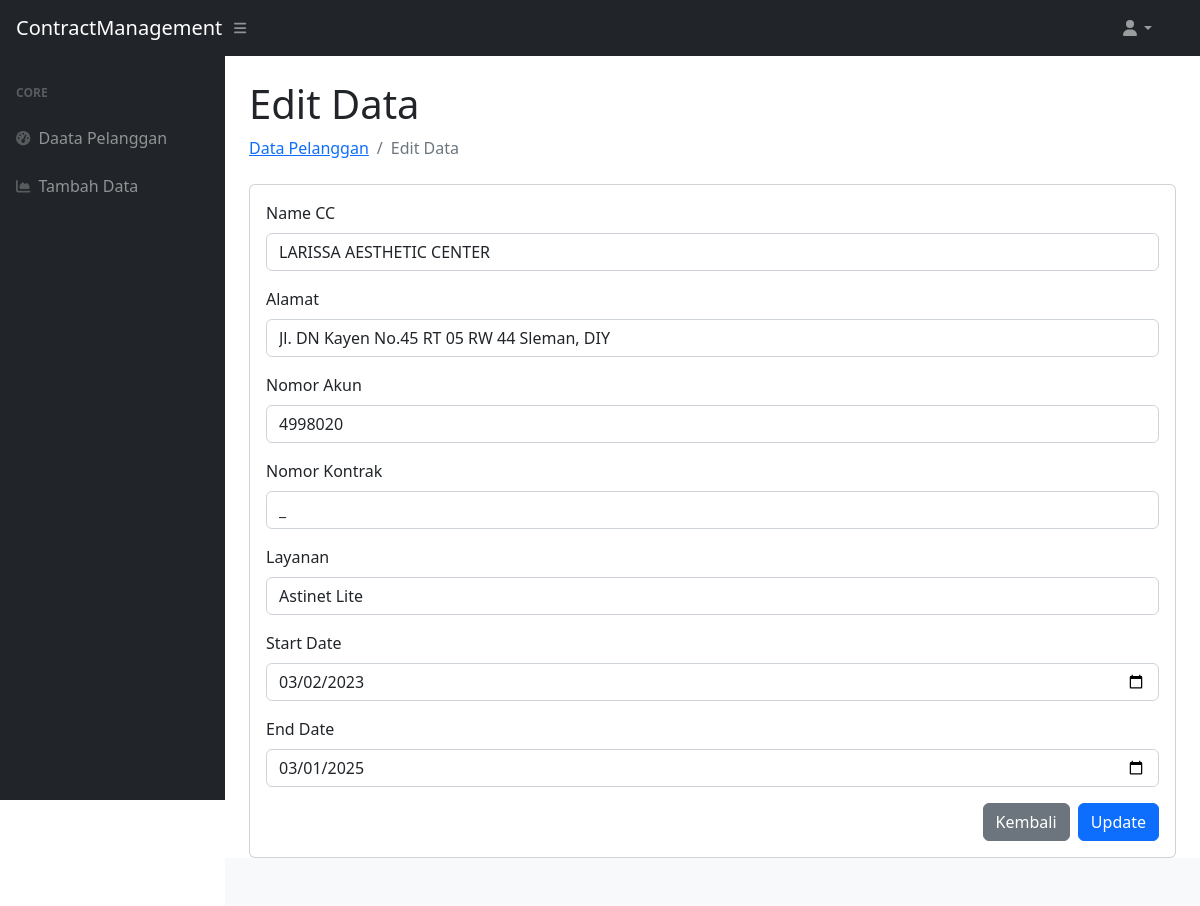
Page /edit.php?id=1 (signed in) on the committed database.
### tables this page shows
CREATE TABLE `tabelpelanggan` (
  `id` int(11) NOT NULL,
  `nama_cc` varchar(50) NOT NULL,
  `alamat` text NOT NULL,
  `nomor_akun` varchar(50) NOT NULL,
  `nomor_kontrak` varchar(50) NOT NULL,
  `layanan` varchar(50) NOT NULL,
  `start_date` date NOT NULL,
  `end_date` date NOT NULL
);

### edit.php (the view, shortened to what this page needs)
<?php
require 'database.php';
if (isset($_GET['id'])) {
    $id = $_GET['id'];
    $sql = "SELECT * FROM tabelpelanggan WHERE id = $id";
    $result = $conn->query($sql);
    if ($result->num_rows > 0) {
        $row = $result->fetch_assoc();
    } else {
        echo "Data tidak ditemukan!";
        exit;
    }
} else {
    echo "ID tidak tersedia!";
    exit;
}
?>
<!DOCTYPE html>
<html lang="en">
    <head>
        <link href="css/styles.css" rel="stylesheet" />
    </head>
    <body class="sb-nav-fixed">
        <nav class="sb-topnav navbar navbar-expand navbar-dark bg-dark">
            <a class="navbar-brand ps-3" href="data.php">ContractManagement</a>
            <button class="btn btn-link btn-sm order-1 order-lg-0 me-4 me-lg-0" id="sidebarToggle" href="#!"><i class="fas fa-bars"></i></button>
            <form class="d-none d-md-inline-block form-inline ms-auto me-0 me-md-3 my-2 my-md-0">
                <ul class="navbar-nav ms-auto ms-md-0 me-3 me-lg-4">
                    <li class="nav-item dropdown">
                        <a class="nav-link dropdown-toggle" id="navbarDropdown" href="#" role="button" data-bs-toggle="dropdown" aria-expanded="false"><i class="fas fa-user fa-fw"></i></a>
                    </li>
                </ul>
            </form>
        </nav>
        <div id="layoutSidenav">
            <div id="layoutSidenav_nav">
                <nav class="sb-sidenav accordion sb-sidenav-dark" id="sidenavAccordion">
                    <div class="sb-sidenav-menu">
                        <div class="nav">
                            <div class="sb-sidenav-menu-heading">Core</div>
                            <a class="nav-link" href="data.php">
                                <div class="sb-nav-link-icon"><i class="fas fa-tachometer-alt"></i></div>
                                Daata Pelanggan
                            </a>
                            <a class="nav-link" href="tambahdata.php">
                                <div class="sb-nav-link-icon"><i class="fas fa-chart-area"></i></div>
                                Tambah Data
                            </a>
                        </div>
                    </div>
                </nav>
            </div>
            <div id="layoutSidenav_content">
                <main>
                    <div class="container-fluid px-4">
                        <h1 class="mt-4">Edit Data</h1>
                        <ol class="breadcrumb mb-4">
                            <li class="breadcrumb-item"><a href="data.php">Data Pelanggan</a></li>
                            <li class="breadcrumb-item active">Edit Data</li>
                        </ol>
                        <div class="card">
                            <div class="card-body">
                                <form method="post" action="">
                                    <div class="mb-3">
                                        <label for="nama_cc" class="form-label">Name CC</label>
                                        <input type="text" class="form-control" id="nama_cc" name="nama_cc" value="<?php echo htmlspecialchars($row['nama_cc']); ?>" required>
                                    </div>
                                    <div class="mb-3">
                                        <label for="alamat" class="form-label">Alamat</label>
                                        <input type="text" class="form-control" id="alamat" name="alamat" value="<?php echo htmlspecialchars($row['alamat']); ?>" required>
                                    </div>
                                    <div class="mb-3">
                                        <label for="nomor_akun" class="form-label">Nomor Akun</label>
                                        <input type="text" class="form-control" id="nomor_akun" name="nomor_akun" value="<?php echo htmlspecialchars($row['nomor_akun']); ?>" required>
                                    </div>
                                    <div class="mb-3">
                                        <label for="nomor_kontrak" class="form-label">Nomor Kontrak</label>
                                        <input type="text" class="form-control" id="nomor_kontrak" name="nomor_kontrak" value="<?php echo htmlspecialchars($row['nomor_kontrak']); ?>" required>
                                    </div>
                                    <div class="mb-3">
                                        <label for="layanan" class="form-label">Layanan</label>
                                        <input type="text" class="form-control" id="layanan" name="layanan" value="<?php echo htmlspecialchars($row['layanan']); ?>" required>
                                    </div>
                                    <div class="mb-3">
                                        <label for="start_date" class="form-label">Start Date</label>
                                        <input type="date" class="form-control" id="start_date" name="start_date" value="<?php echo htmlspecialchars($row['start_date']); ?>" required>
                                    </div>
                                    <div class="mb-3">
                                        <label for="end_date" class="form-label">End Date</label>
                                        <input type="date" class="form-control" id="end_date" name="end_date" value="<?php echo htmlspecialchars($row['end_date']); ?>" required>
                                    </div>
                                    <div class="d-flex justify-content-end">
                                        <a href="data.php" class="btn btn-secondary">Kembali</a>
                                        <button type="submit" class="btn btn-primary">Update</button>
                                    </div>
                                </form>
                            </div>
                        </div>
                    </div>
                </main>
                <footer class="py-4 bg-light mt-auto">
                </footer>
            </div>
        </div>
    </body>
</html>

### rows in the picture
tabelpelanggan: nama_cc "LARISSA AESTHETIC CENTER", alamat "Jl. DN Kayen No.45 RT 05 RW 44 Sleman, DIY", nomor_akun "4998020", nomor_kontrak "_", layanan "Astinet Lite", start_date "03/02/2023", end_date "03/01/2025"
